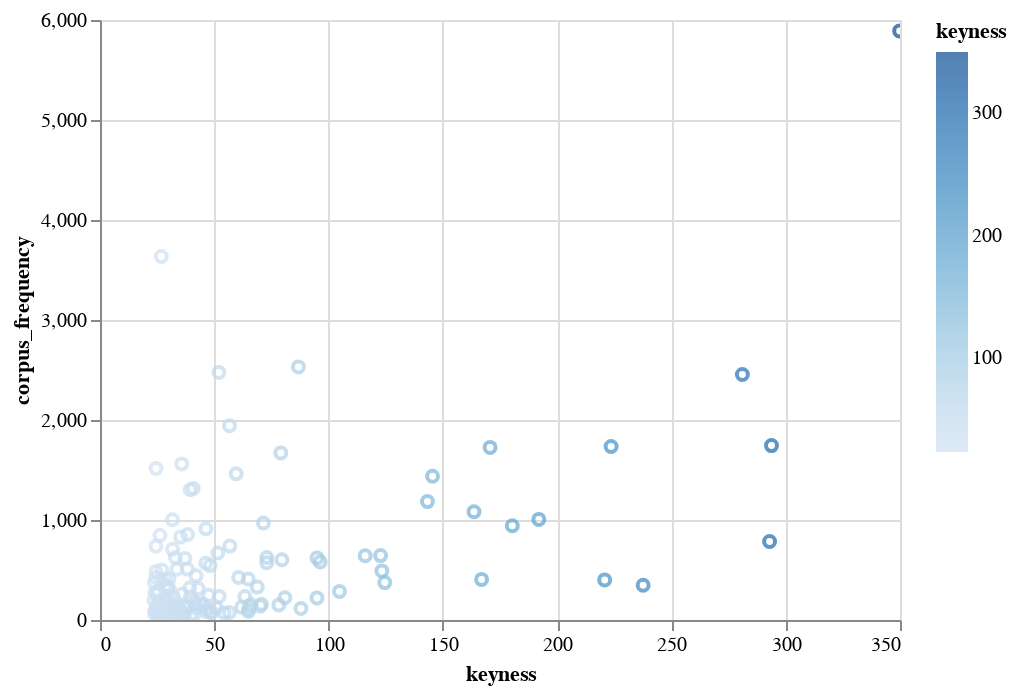

Notebook source saved alongside this figure:
### Code cell
neutral_df = pd.DataFrame({"bigrams": [e[0] for e in neutral_keys],
                     "keyness": [e[1] for e in neutral_keys],
                     "corpus_freq": [e[2] for e in neutral_keys],
                     "reference_freq": [e[3] for e in neutral_keys]})

alt.Chart(neutral_df).mark_point().encode(
    x='keyness:Q',
    y='reference_freq:Q',
    color='keyness:Q',
    tooltip=["words:N", "reference_freq:Q"],
).interactive()

### Figure 1 — Vega-Lite specification as saved in the notebook (floating-point values rounded to 4 significant figures; data arrays with more than 128 entries replaced by an {"elided": "..."} marker saying what was removed)
{"config": {"view": {"continuousWidth": 400, "continuousHeight": 300}}, "data": {"name": "data-e8ab6e8d6a50dbec4fdd1841a4c96fae"}, "mark": "point", "encoding": {"color": {"type": "quantitative", "field": "keyness"}, "tooltip": [{"type": "nominal", "field": "words"}, {"type": "quantitative", "field": "subcorpus_frequency"}], "x": {"type": "quantitative", "field": "keyness"}, "y": {"type": "quantitative", "field": "corpus_frequency"}}, "selection": {"selector006": {"type": "interval", "bind": "scales", "encodings": ["x", "y"]}}, "$schema": "https://vega.github.io/schema/vega-lite/v4.0.2.json", "datasets": {"data-e8ab6e8d6a50dbec4fdd1841a4c96fae": {"elided": "150 records"}}}
